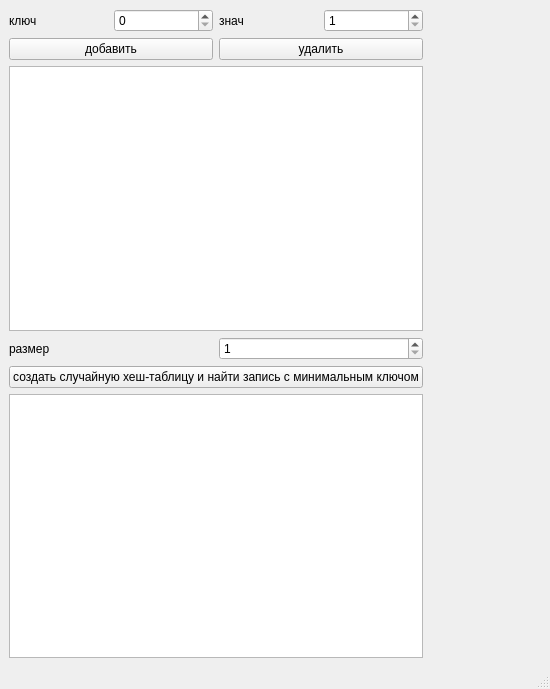
<?xml version="1.0" encoding="UTF-8"?>
<ui version="4.0">
 <class>MainWindow</class>
 <widget class="QMainWindow" name="MainWindow">
  <property name="geometry">
   <rect>
    <x>0</x>
    <y>0</y>
    <width>550</width>
    <height>689</height>
   </rect>
  </property>
  <property name="windowTitle">
   <string>MainWindow</string>
  </property>
  <widget class="QWidget" name="centralwidget">
   <layout class="QFormLayout" name="formLayout">
    <item row="0" column="0">
     <layout class="QGridLayout" name="gridLayout_3">
      <item row="0" column="0">
       <layout class="QGridLayout" name="gridLayout">
        <item row="0" column="0">
         <layout class="QHBoxLayout" name="horizontalLayout">
          <item>
           <widget class="QLabel" name="label_2">
            <property name="text">
             <string>ключ</string>
            </property>
           </widget>
          </item>
          <item>
           <widget class="QSpinBox" name="spinBox_key">
            <property name="minimum">
             <number>0</number>
            </property>
           </widget>
          </item>
          <item>
           <widget class="QLabel" name="label_3">
            <property name="text">
             <string>знач</string>
            </property>
           </widget>
          </item>
          <item>
           <widget class="QSpinBox" name="spinBox_data">
            <property name="minimum">
             <number>1</number>
            </property>
           </widget>
          </item>
         </layout>
        </item>
        <item row="1" column="0">
         <layout class="QHBoxLayout" name="horizontalLayout_2">
          <item>
           <widget class="QPushButton" name="pushButton">
            <property name="text">
             <string>добавить</string>
            </property>
           </widget>
          </item>
          <item>
           <widget class="QPushButton" name="pushButton_2">
            <property name="text">
             <string>удалить</string>
            </property>
           </widget>
          </item>
         </layout>
        </item>
       </layout>
      </item>
      <item row="1" column="0">
       <widget class="QTextEdit" name="textEdit">
        <property name="readOnly">
         <bool>true</bool>
        </property>
       </widget>
      </item>
      <item row="2" column="0">
       <layout class="QGridLayout" name="gridLayout_2">
        <item row="0" column="0">
         <layout class="QHBoxLayout" name="horizontalLayout_3">
          <item>
           <widget class="QLabel" name="label">
            <property name="text">
             <string>размер</string>
            </property>
           </widget>
          </item>
          <item>
           <widget class="QSpinBox" name="spinBox">
            <property name="minimum">
             <number>1</number>
            </property>
           </widget>
          </item>
         </layout>
        </item>
        <item row="1" column="0">
         <widget class="QPushButton" name="pushButton_create">
          <property name="text">
           <string>создать случайную хеш-таблицу и найти запись с минимальным ключом</string>
          </property>
         </widget>
        </item>
       </layout>
      </item>
      <item row="3" column="0">
       <widget class="QTextEdit" name="lineEdit">
        <property name="readOnly">
         <bool>true</bool>
        </property>
       </widget>
      </item>
     </layout>
    </item>
   </layout>
  </widget>
  <widget class="QMenuBar" name="menubar">
   <property name="geometry">
    <rect>
     <x>0</x>
     <y>0</y>
     <width>550</width>
     <height>23</height>
    </rect>
   </property>
  </widget>
  <widget class="QStatusBar" name="statusbar"/>
 </widget>
 <resources/>
 <connections/>
</ui>
